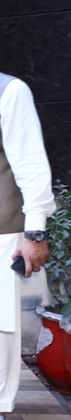
%> input picture todos/assets/a.png, 71 x 420 px, shrunk from 168 x 1000 before the run
$ octave negative_image.m   (GNU Octave 9; MATLAB toolbox functions it lacks are replaced by stand-ins)
%> lines starting %> are read from the running program, lines starting %| are printed output that depends on the picture
A = double(rgb2gray(imread('../assets/a.png')));
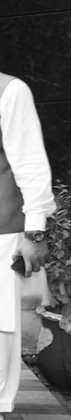
%> A: size 420x71 double; min 10, max 255, mean 115.9
[R, C] = size(A);
%> R = 420; C = 71
B = zeros(R,C);
for i = 1:1:R
    for j = 1:1:C
        B(i,j) = 255 - A(i,j);
    end
end
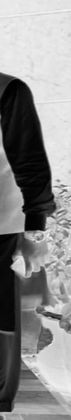
%> B: size 420x71 double; min 0, max 245, mean 139.1
B = B / 255;
imshow(B);
